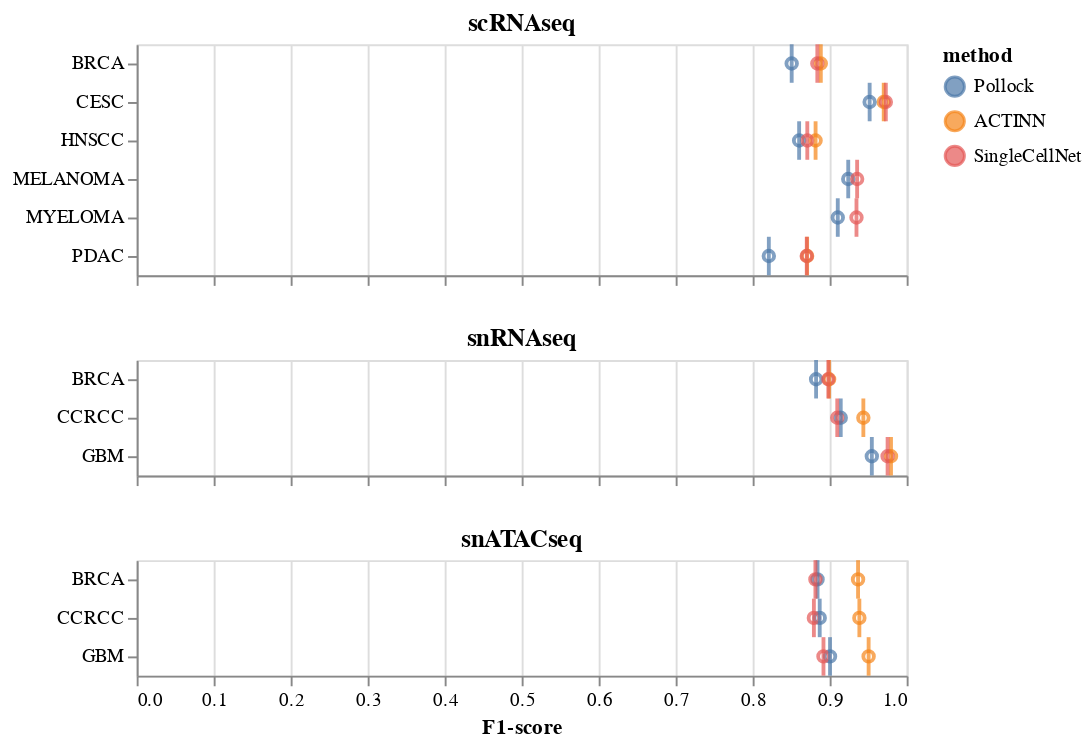

Notebook cell for this chart:
### Code cell
combined = None
for i, dtype in enumerate(dtype_order):
    d = pred_map[dtype]
    df = get_performance_df(d)
#     df['disease'] = [x.upper() for x in df['disease']]
    print(df.shape)
    chart = make_point_chart(df, show_axis=True if i==2 else False) + make_tick_chart(df, title=dtype, show_axis=True if i==2 else False)
#     chart = make_chart(df, title=dtype, show_axis=True if i==2 else False, color=sns.color_palette().as_hex()[i])
    if combined is None:
        combined = chart
    else:
        combined = alt.vconcat(combined, chart)
#         combined |= chart
combined.resolve_scale(x='shared', )

### Figure 1 — Vega-Lite specification as saved in the notebook (floating-point values rounded to 4 significant figures)
{"config": {"view": {"continuousWidth": 400, "continuousHeight": 300}}, "vconcat": [{"vconcat": [{"layer": [{"mark": "point", "encoding": {"color": {"type": "nominal", "field": "method", "sort": ["Pollock"]}, "x": {"type": "quantitative", "axis": {"grid": true, "labels": false, "title": null}, "field": "f1-score", "scale": {"zero": true}}, "y": {"type": "nominal", "axis": {"title": null}, "field": "disease"}}}, {"mark": {"type": "tick", "thickness": 2}, "encoding": {"color": {"type": "nominal", "field": "method", "sort": ["Pollock"]}, "x": {"type": "quantitative", "axis": {"grid": true, "labels": false, "title": null}, "field": "f1-score", "scale": {"zero": true}}, "y": {"type": "nominal", "axis": {"title": null}, "field": "disease"}}, "title": "scRNAseq"}], "data": {"name": "data-84d49a2030eab8ced42a54207b1a72bc"}}, {"layer": [{"mark": "point", "encoding": {"color": {"type": "nominal", "field": "method", "sort": ["Pollock"]}, "x": {"type": "quantitative", "axis": {"grid": true, "labels": false, "title": null}, "field": "f1-score", "scale": {"zero": true}}, "y": {"type": "nominal", "axis": {"title": null}, "field": "disease"}}}, {"mark": {"type": "tick", "thickness": 2}, "encoding": {"color": {"type": "nominal", "field": "method", "sort": ["Pollock"]}, "x": {"type": "quantitative", "axis": {"grid": true, "labels": false, "title": null}, "field": "f1-score", "scale": {"zero": true}}, "y": {"type": "nominal", "axis": {"title": null}, "field": "disease"}}, "title": "snRNAseq"}], "data": {"name": "data-d50d239276fef2be4c3c423b26c53be9"}}]}, {"layer": [{"mark": "point", "encoding": {"color": {"type": "nominal", "field": "method", "sort": ["Pollock"]}, "x": {"type": "quantitative", "axis": {"grid": true, "labels": true, "title": "F1-score"}, "field": "f1-score", "scale": {"zero": true}}, "y": {"type": "nominal", "axis": {"title": null}, "field": "disease"}}}, {"mark": {"type": "tick", "thickness": 2}, "encoding": {"color": {"type": "nominal", "field": "method", "sort": ["Pollock"]}, "x": {"type": "quantitative", "axis": {"grid": true, "labels": true, "title": "F1-score"}, "field": "f1-score", "scale": {"zero": true}}, "y": {"type": "nominal", "axis": {"title": null}, "field": "disease"}}, "title": "snATACseq"}], "data": {"name": "data-7fe3587175a3b4e9e9d1f9d03319505b"}}], "resolve": {"scale": {"x": "shared"}}, "$schema": "https://vega.github.io/schema/vega-lite/v4.8.1.json", "datasets": {"data-84d49a2030eab8ced42a54207b1a72bc": [{"disease": "BRCA", "method": "ACTINN", "f1-score": 0.8885}, {"disease": "BRCA", "method": "Pollock", "f1-score": 0.8507}, {"disease": "BRCA", "method": "SingleCellNet", "f1-score": 0.884}, {"disease": "CESC", "method": "ACTINN", "f1-score": 0.9702}, {"disease": "CESC", "method": "Pollock", "f1-score": 0.9519}, {"disease": "CESC", "method": "SingleCellNet", "f1-score": 0.9729}, {"disease": "HNSCC", "method": "ACTINN", "f1-score": 0.8817}, {"disease": "HNSCC", "method": "Pollock", "f1-score": 0.8603}, {"disease": "HNSCC", "method": "SingleCellNet", "f1-score": 0.8709}, {"disease": "MELANOMA", "method": "Pollock", "f1-score": 0.9241}, {"disease": "MELANOMA", "method": "SingleCellNet", "f1-score": 0.9357}, {"disease": "MYELOMA", "method": "Pollock", "f1-score": 0.9105}, {"disease": "MYELOMA", "method": "SingleCellNet", "f1-score": 0.9348}, {"disease": "PDAC", "method": "ACTINN", "f1-score": 0.8707}, {"disease": "PDAC", "method": "Pollock", "f1-score": 0.821}, {"disease": "PDAC", "method": "SingleCellNet", "f1-score": 0.8702}], "data-d50d239276fef2be4c3c423b26c53be9": [{"disease": "BRCA", "method": "ACTINN", "f1-score": 0.8993}, {"disease": "BRCA", "method": "Pollock", "f1-score": 0.8824}, {"disease": "BRCA", "method": "SingleCellNet", "f1-score": 0.8982}, {"disease": "CCRCC", "method": "ACTINN", "f1-score": 0.9437}, {"disease": "CCRCC", "method": "Pollock", "f1-score": 0.9144}, {"disease": "CCRCC", "method": "SingleCellNet", "f1-score": 0.9098}, {"disease": "GBM", "method": "ACTINN", "f1-score": 0.9796}, {"disease": "GBM", "method": "Pollock", "f1-score": 0.9547}, {"disease": "GBM", "method": "SingleCellNet", "f1-score": 0.9752}], "data-7fe3587175a3b4e9e9d1f9d03319505b": [{"disease": "BRCA", "method": "ACTINN", "f1-score": 0.9369}, {"disease": "BRCA", "method": "Pollock", "f1-score": 0.8842}, {"disease": "BRCA", "method": "SingleCellNet", "f1-score": 0.8815}, {"disease": "CCRCC", "method": "ACTINN", "f1-score": 0.9386}, {"disease": "CCRCC", "method": "Pollock", "f1-score": 0.8871}, {"disease": "CCRCC", "method": "SingleCellNet", "f1-score": 0.8795}, {"disease": "GBM", "method": "ACTINN", "f1-score": 0.9506}, {"disease": "GBM", "method": "Pollock", "f1-score": 0.9004}, {"disease": "GBM", "method": "SingleCellNet", "f1-score": 0.8919}]}}
